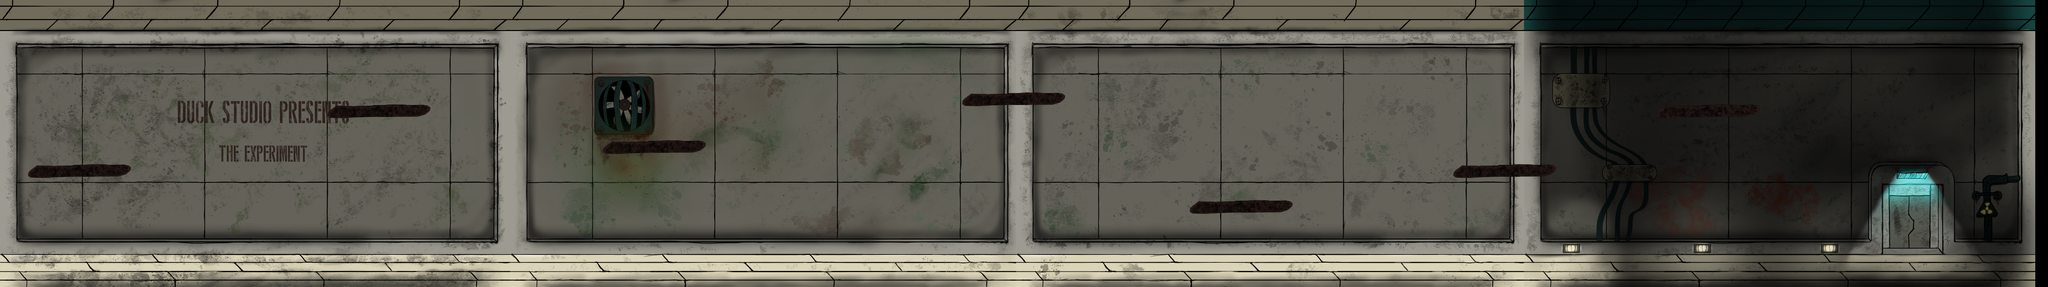

This game map was drawn from its Tiled (.tmx) file and the tilesets committed beside it. A one-line description and the trimmed map source follow:
An orthogonal 171x24 tile map with 32x32 px tiles, 1 tile layer (Tile Layer 1), 4 tilesets, 4 image layers and 20 objects (9x SpikedWall, 7x Coin, 2x Syringe, Player, Firstlevel).

<map version="1.8" tiledversion="1.8.0" orientation="orthogonal" renderorder="right-down" width="171" height="24" tilewidth="32" tileheight="32" infinite="0" nextlayerid="11" nextobjectid="37">
 <tileset firstgid="1" name="P3" tilewidth="350" tileheight="280" tilecount="1" columns="1">
  <image source="P3.png" width="350" height="280" />
 </tileset>
 <tileset firstgid="2" name="empty" tilewidth="32" tileheight="32" tilecount="1" columns="1">
  <image source="empty.png" width="48" height="48" />
 </tileset>
 <tileset firstgid="3" name="P1" tilewidth="350" tileheight="100" tilecount="2" columns="1">
  <image source="P1.png" width="350" height="280" />
 </tileset>
 <tileset firstgid="5" name="P1Photoshop" tilewidth="288" tileheight="44" tilecount="1" columns="1">
  <image source="P1Photoshop.png" width="288" height="44" />
 </tileset>
 <imagelayer id="2" name="Image Layer 1">
  <image source="BG-01.png" width="1366" height="768" />
 </imagelayer>
 <imagelayer id="3" name="Copy of Image Layer 1" offsetx="1363.64" offsety="0">
  <image source="BG-02.png" width="1366" height="768" />
 </imagelayer>
 <imagelayer id="4" name="Copy of Copy of Image Layer 1" offsetx="2715.15" offsety="0">
  <image source="BG-03.png" width="1366" height="768" />
 </imagelayer>
 <imagelayer id="5" name="Copy of Copy of Copy of Image Layer 1" offsetx="4072.73" offsety="0">
  <image source="BG-05.png" width="1366" height="768" />
 </imagelayer>
 <layer id="1" name="Tile Layer 1" width="171" height="24">
  <data>[4104 cells, 393 non-empty, 2 distinct tile ids]</data>
 </layer>
 <objectgroup id="6" name="Player">
  <object id="2" name="Player" type="Player" x="130" y="333.667" width="96" height="96" />
 </objectgroup>
 <objectgroup id="7" name="Enemy">
  <object id="7" name="SpikedWall" type="SpikedWall" x="1108" y="506.182" width="106" height="192" />
  <object id="14" name="SpikedWall" type="SpikedWall" x="2819" y="486" width="106" height="192" />
  <object id="17" name="SpikedWall" type="SpikedWall" x="3691" y="34" width="106" height="192" />
  <object id="18" name="SpikedWall" type="SpikedWall" x="4177" y="486" width="106" height="192" />
  <object id="19" name="SpikedWall" type="SpikedWall" x="4459" y="102" width="96" height="192" />
  <object id="20" name="SpikedWall" type="SpikedWall" x="1" y="2" width="5434" height="86" />
  <object id="13" name="SpikedWall" type="SpikedWall" x="1885" y="312" width="106" height="192" />
  <object id="12" name="SpikedWall" type="SpikedWall" x="1171" y="100" width="106" height="192" />
  <object id="36" name="SpikedWall" type="SpikedWall" x="2550.03" y="52.4848" width="106" height="192" />
 </objectgroup>
 <objectgroup id="9" name="Coins">
  <object id="3" name="Coin" type="Coin" x="1690.91" y="270.424" width="96" height="96">
   <properties>
    <property name="coinType" value="silver" />
   </properties>
  </object>
  <object id="6" name="Coin" type="Coin" x="706.97" y="596.606" width="96" height="96">
   <properties>
    <property name="coinType" value="gold" />
   </properties>
  </object>
  <object id="11" name="Coin" type="Coin" x="942.121" y="167.576" width="96" height="96">
   <properties>
    <property name="coinType" value="silver" />
   </properties>
  </object>
  <object id="21" name="Coin" type="Coin" x="3280.12" y="429.455" width="96" height="96">
   <properties>
    <property name="coinType" value="bronze" />
   </properties>
  </object>
  <object id="22" name="Coin" type="Coin" x="2678.97" y="142.424" width="96" height="96">
   <properties>
    <property name="coinType" value="silver" />
   </properties>
  </object>
  <object id="23" name="Coin" type="Coin" x="3988" y="340" width="96" height="96">
   <properties>
    <property name="coinType" value="gold" />
   </properties>
  </object>
  <object id="24" name="Coin" type="Coin" x="4580" y="178" width="96" height="96">
   <properties>
    <property name="coinType" value="silver" />
   </properties>
  </object>
 </objectgroup>
 <objectgroup id="10" name="Win">
  <object id="8" name="Firstlevel" type="Firstlevel" x="5034" y="110" width="150" height="566" />
 </objectgroup>
 <objectgroup id="8" name="Powerups">
  <object id="31" name="Syringe" type="Syringe" x="262" y="370" width="92" height="60" />
  <object id="32" name="Syringe" type="Syringe" x="2656.67" y="559.455" width="96" height="96" />
 </objectgroup>
</map>
